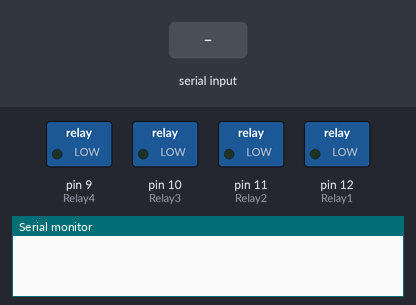
This sketch was run on a simulated Arduino Uno, built with avr-gcc and run on an emulated ATmega328P. Parts: switched loads named in the sketch (green lamp = pin HIGH), the last lines printed to the serial monitor. The test bench sets the inputs (shaded band).

Above: at 1.2 s.
1.3 s: "*all on" received over Serial
At 2.5 s:
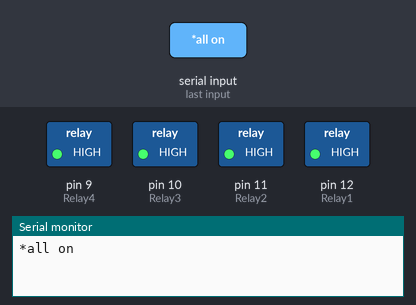
2.8 s: "*light off" received over Serial
At 3.7 s:
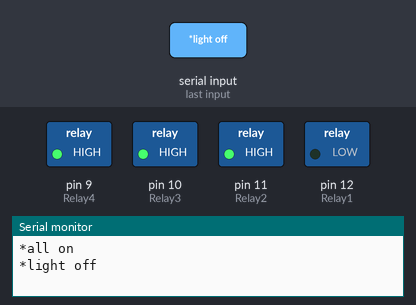
4.4 s: "*fan off" received over Serial
At 5.4 s:
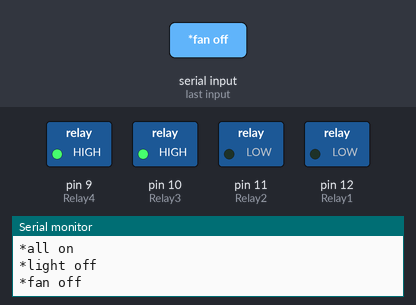
5.9 s: "*light on" received over Serial
At 6.9 s:
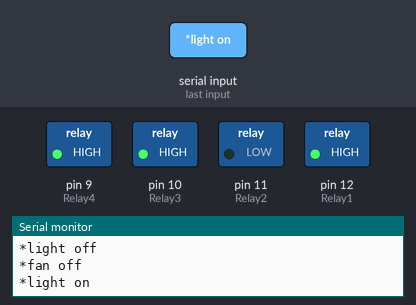
7.4 s: "*television off" received over Serial
At 7.9 s:
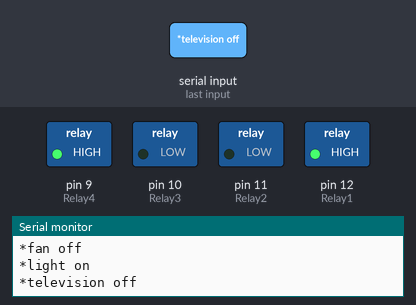
9.0 s: "*fan on" received over Serial
At 9.7 s:
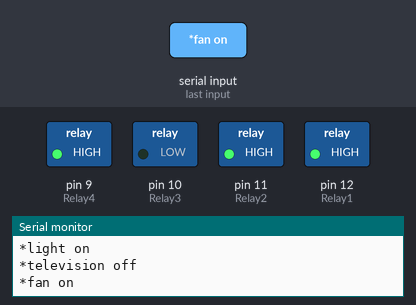
Timing chart, 0 to 11.5 s (numbered marks = the images above; inputs shaded):
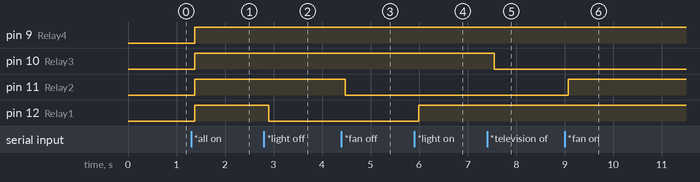

The sketch:

Home_Automation_using_Vocal_Commands.ino
```cpp
/* Code devloped by Jayasurya Obbu on behalf of Immortal Electronics */
/* This code is open-source */
/* Any doubts regarding code, just mail to jay@immortalelectronics.in (or) hello@jayasurya.me */
/* Dated 04 Aug 2016 */
/* No Header Files Used */


/* Declaring Variables */
String voice;

/* Initializing Pin Numbers */
int
Relay1 = 12,
Relay2 = 11,
Relay3 = 10,
Relay4 = 9;

/* User Defined Function */
void allon()
 {
     digitalWrite(Relay1, HIGH);
     digitalWrite(Relay2, HIGH);
     digitalWrite(Relay3, HIGH);
     digitalWrite(Relay4, HIGH);
 }

/* User Defined Function */
void alloff()
 {
     digitalWrite(Relay1, LOW);
     digitalWrite(Relay2, LOW);
     digitalWrite(Relay3, LOW);
     digitalWrite(Relay4, LOW);
 }

/* Setup Function */
void setup()
 {
     Serial.begin(9600);
     pinMode(Relay1, OUTPUT);
     pinMode(Relay2, OUTPUT);
     pinMode(Relay3, OUTPUT);
     pinMode(Relay4, OUTPUT);
 }

/* Loop Function */
void loop()
 {
     while (Serial.available())
      {
          delay(10);
          char c = Serial.read();
          if (c == '#') {break;}
          voice += c;
      }
     if (voice.length() > 0)
      {
          Serial.println(voice);
          if(voice == "*all on") {allon();}
          else if(voice == "*all off"){alloff();}
          else if(voice == "*light on") {digitalWrite(Relay1, HIGH);}
          else if(voice == "*light off") {digitalWrite(Relay1, LOW);}
          else if(voice == "*fan on") {digitalWrite(Relay2, HIGH);}
          else if(voice == "*fan off") {digitalWrite(Relay2, LOW);}
          else if(voice == "*television on") {digitalWrite(Relay3, HIGH);}
          else if(voice == "*television off") {digitalWrite(Relay3, LOW);}
          else if(voice == "*charger on") {digitalWrite(Relay4, HIGH);}
          else if(voice == "*charger off") {digitalWrite(Relay4, LOW);}
          voice="";
      }
 }
```

Measured:
- after the input at 1.3 s, pin 9 (Relay4), pin 10 (Relay3), pin 11 (Relay2), pin 12 (Relay1): LOW → HIGH after 0.07 s
- after the input at 2.8 s, pin 12 (Relay1): HIGH → LOW after 0.10 s
- after the input at 4.4 s, pin 11 (Relay2): HIGH → LOW after 0.08 s
- after the input at 5.9 s, pin 12 (Relay1): LOW → HIGH after 0.09 s
- after the input at 7.4 s, pin 10 (Relay3): HIGH → LOW after 0.15 s
- after the input at 9.0 s, pin 11 (Relay2): LOW → HIGH after 0.07 s
